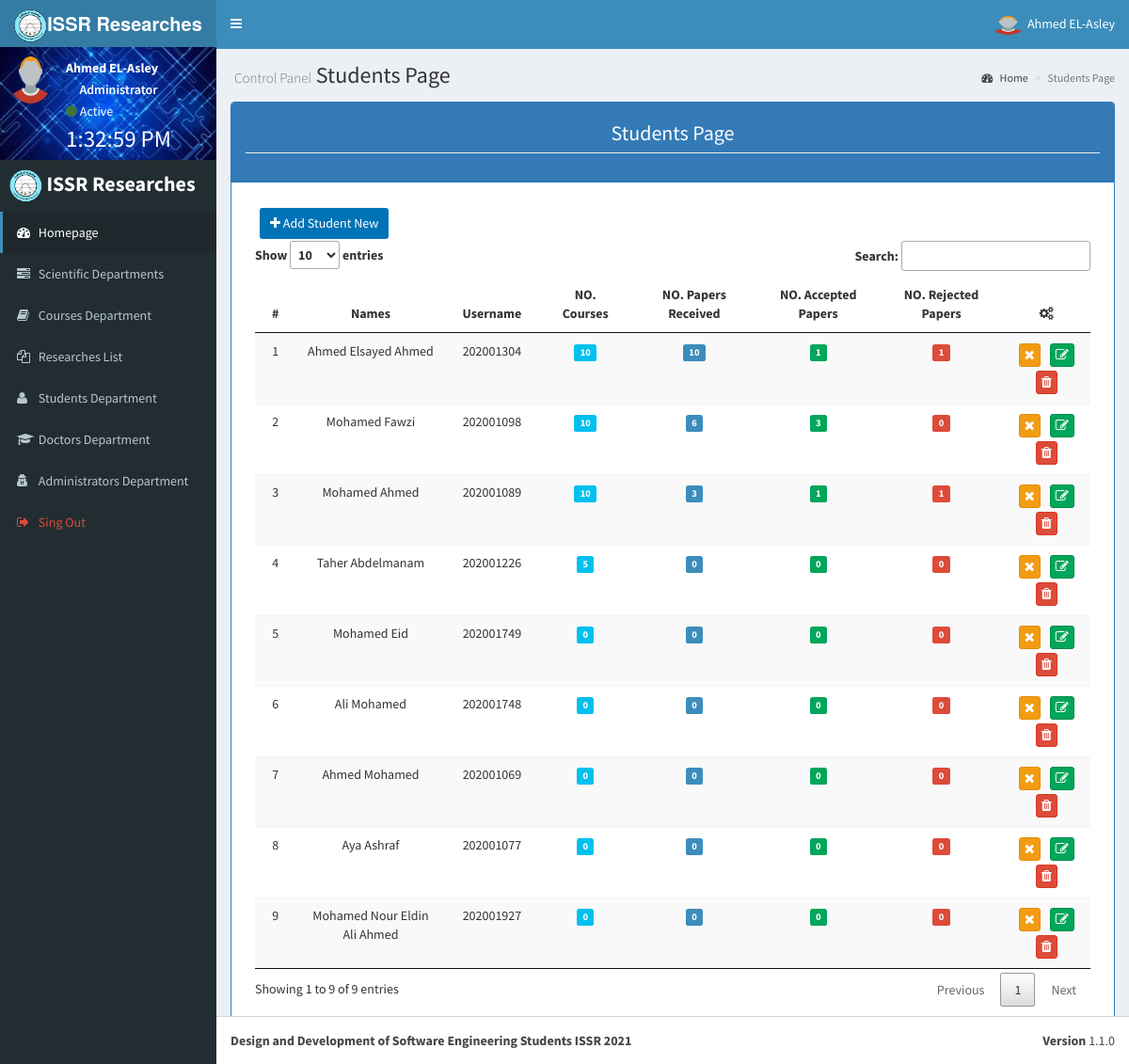
The page /en/users.php?do=All_Students (signed in) on the database its author committed.
### tables this page shows
CREATE TABLE `issr_users` (
  `id` int(11) NOT NULL,
  `username` varchar(255) DEFAULT NULL,
  `email` varchar(255) DEFAULT NULL,
  `national_id` varchar(255) DEFAULT NULL,
  `password` varchar(255) DEFAULT NULL,
  `name` varchar(255) DEFAULT NULL,
  `phone` varchar(255) DEFAULT NULL,
  `address` varchar(255) DEFAULT NULL,
  `job` varchar(255) DEFAULT NULL,
  `department` int(11) NOT NULL DEFAULT 0,
  `notes` text DEFAULT NULL,
  `date` date NOT NULL DEFAULT current_timestamp(),
  `department_type` tinyint(1) NOT NULL DEFAULT 0,
  `admin` tinyint(1) NOT NULL DEFAULT 0,
  `created_time` timestamp NOT NULL DEFAULT current_timestamp(),
  `updated_time` datetime NOT NULL DEFAULT '1970-01-01 00:00:00' ON UPDATE current_timestamp()
);

### en/includes/functions/all.php (the view, shortened to what this page needs)
<?php
	function getTable($condition, $case, $nameHeader, $title, $path, $link, $field, $table, $innerJoin, $where, $and, $orderfield, $ordering) {
		$value = getAll("$field","$table","$innerJoin","$where","$and","$orderfield","$ordering");
			getHeader($nameHeader);
			?>
			<section class="content">
				<div class="row">
					<div class="col-lg-12">
						<div class="panel panel-primary">
							<div class="panel-heading">
								<h3 class="panel-title page-header text-center"><?php echo $title ?> </h3>
							</div>
							<div class="panel-body">
								<div class="box-body ">
									<div class="table-responsive">
										<table id="myTable" class="table table-striped text-center" >
											<?php if ($condition == "persons") { ?>
												<?php if ($case == "all_persons") { ?>
												<?php } elseif ($case == "all_students") {?>
													<?php button("users.php?do=Add_Student", " btn-sm bg-blue", "Add", "plus", "", "Add Student New"); ?>
													<thead>
														<tr>
															<th>#</th>
															<th>Names</th>
															<th>Username</th>
															<th>NO. Courses</th>
															<th>NO. Papers Received</th>
															<th>NO. Accepted Papers</th>
															<th>NO. Rejected Papers</th>
															<th><i class="fa fa-gears"></i></th>
														</tr>
													</thead>
													<tbody>
													<?php
														$serial=0;
														foreach($value as $key) {
															$student_Id = $key['id'] ;
															$count_Courses = countItems("issr_subjects_students_registration.id", "issr_subjects_students_registration", "", "WHERE issr_subjects_students_registration.student = $student_Id", "");
															$papers_Registered = countItems("issr_upload_researches.id", "issr_upload_researches", "", "WHERE issr_upload_researches.student = $student_Id", "");
															$accepted_Papers = countItems("issr_upload_researches.id", "issr_upload_researches", "", "WHERE issr_upload_researches.student = $student_Id", "AND issr_upload_researches.status = 1");
															$rejected_Papers = countItems("issr_upload_researches.id", "issr_upload_researches", "", "WHERE issr_upload_researches.student = $student_Id", "AND issr_upload_researches.status = 2");
															$serial +=1;
															echo "<tr>";
																echo "<td>" . $serial . "</td>";
																echo "<td>" . $key["name"] . "</td>";
																echo "<td>" . $key["username"] . "</td>";
																echo "<td><span class='label label-info'>" . $count_Courses . "</span></td>";
																echo "<td><span class='label label-primary'>" . $papers_Registered . "</span></td>";
																echo "<td><span class='label label-success'>" . $accepted_Papers . "</span></td>";
																echo "<td><span class='label label-danger'>" . $rejected_Papers . "</span></td>";
																echo "<td>";
																	if ($key["admin"] == 0 ) {
																		button("users.php?do=Admin_User&id=" . $student_Id . "", "btn-primary btn-xs", "Active User", "check", "");
																	} elseif ($key["admin"] == 1 ) {
																		button("users.php?do=NO_Admin_User&id=" . $student_Id . "", "btn-warning btn-xs", "Not Avtive User", "close", "");
																	}
																echo "</td>";
															echo "</tr>";
														}
													?>
													</tbody>
												<?php } ?>
											<?php } ?>
										</table>
									</div>
								</div>
							</div>
						</div>
					</div>
				</div>
			</section>
		<?php
	}

### en/includes/templates/navbar.php (shortened to what this page needs)
<?php
  $getUser = $con->prepare("SELECT * FROM issr_users WHERE username = ? ");
  $getUser->execute(array($_SESSION['username']));
  $user = $getUser->fetch();
?>
  <body class="hold-transition skin-blue sidebar-mini" id="body">
    <div class="wrapper">
      <header class="main-header">
        <a href="dashboard.php" class="logo">
          <span class="logo-lg"><img class="img-circle" src="<?php echo $img.'/Background.png' ?>" alt = ""  style="width:35px;height:35px;"/><b>ISSR Researches</b></span>
        </a>
        <nav class="navbar navbar-static-top" role="navigation">
          <a href="" class="sidebar-toggle" data-toggle="offcanvas" role="button">
          </a>
          <div class="navbar-custom-menu" >
            <ul class="nav navbar-nav">
              <li class="dropdown user user-menu">
                <a class="dropdown-toggle" data-toggle="dropdown">
                  <?php
                    if (empty($user['picture'])) {
                      echo '<img class="img-circle" src="'. $img.'/person.png"alt = ""  style="width:35px;height:20px;"/>';
                      } else {
                        echo '<img  class="img-circle" src="uploads/users/' . $user['picture'] . '"alt = "" style="width:35px;height:20px;"/>';
                      }
                  ?>
                  <span class=""><?php echo $user['name'] ?></span>
                </a>
              </li>
            </ul>
          </div>
        </nav>
      </header>
      <aside class="main-sidebar" >
        <section class="sidebar">
          <div class="user-panel" style="background: url('<?php if (empty($user['background']) ){ echo "$img/Background_users.jpg"; }else{ echo "uploads//Background//" . $user['background']; } ?>') center center;">
            <div class="pull-left image" style="margin-bottom:50px;">
              <?php
                    if (empty($user['picture'])) {
                      echo '<img class="img-circle" src="'. $img.'/person.png"alt = ""  style="width:50px;height:50px;"/>';
                      } else {
                        echo '<img  class="img-circle" src="uploads/users/' . $user['picture'] . '"alt = "" style="width:50px;height:50px;"/>';
                      }
                  ?>
            </div>
            <div class="pull-right info">
              <p><b><?php echo $user['name'] ?></b></p>
              <p class="text-center"><?php if ($user['department_type'] == 0 ) { echo "Administrator"; } elseif ($user['department_type']==1){ echo "Doctor" ;} elseif ($user['department_type']==2){ echo "Student" ;} ?></p>
              <i class="fa fa-circle text-success"></i> Active
              <div class="clock" id="clock"> </div>
            </div>
          </div>
          <ul class="sidebar-menu" >
            <div style="margin:10px;color:#FFF;font-size:22px;">
              <img class="img-circle" src="<?php echo $img.'/Background.png' ?>" alt = ""  style="width:35px;height:35px;"/><b> ISSR Researches</b>
            </div>
            <?php
              menu("active", "dashboard.php", "dashboard", "", "Homepage");
              if ( $user['department_type'] == 0 ) {
                menu("", "departments.php", "tasks", "", "Scientific Departments");
                menu("", "subjects.php", "book", "", "Courses Department");
                menu("", "researches.php", "files-o", "", "Researches List");
                menu("", "users.php?do=All_Students", "user", "", "Students Department");
                menu("", "users.php?do=All_Doctors", "graduation-cap", "", "Doctors Department");
                menu("", "users.php?do=All_Administrators", "user-secret", "", "Administrators Department");
              }
            ?>
          </ul>
        </section>
      </aside>
      <div class="content-wrapper">

### en/includes/functions/basics.php (shortened to what this page needs)
<?php
	function getAll($field, $table, $innerJoin, $where, $and, $orderfield, $ordering) {
		global $con;
		$getAll = $con->prepare("SELECT $field FROM $table $innerJoin $where $and ORDER BY $orderfield $ordering");
		$getAll->execute();
		$all = $getAll->fetchAll();
		return $all;
	}
	function countItems($field, $table, $innerJoin, $where, $and) {
		global $con;
		$statement1 = $con->prepare("SELECT COUNT($field) FROM $table $innerJoin $where $and");
		$statement1->execute();
		$count1 = $statement1->fetchColumn();
		return $count1;
	}
	function menu($class, $link, $icon, $color, $name){
		echo '<li class="'. $class . '">
				<a href="'. $link .'"> <i class="fa fa-'. $icon .' text-'. $color .'"></i> <span class=" text-'.$color .'">'. $name .'</span></a>
			</li>';
	}
	function getHeader($name) {
		?>
			<section class="content-header">
				<h1><small>Control Panel</small> <?php echo $name ?></h1>
				<ol class="breadcrumb">
					<li><a href="dashboard.php" ><i class="fa fa-dashboard"></i> Home</a></li>
					<li class="active"><?php echo $name ?></li>
				</ol>
			</section>
		<?php
	}
		?>
		<?php
	function button($link, $class, $title, $icon, $color, $value = NULL) {
		echo '<a href="' . $link .'" style="margin:2px 5px;font-size:14px;" class="btn confirm ' . $class .'" role="button" title="' . $title .'"><i class="fa fa-' . $icon . " " . $color .'"></i> ' . $value . '</a>';
	}
		?>

### en/layout/css/style.css (style rules this page uses)
.clock { margin-top : 10px; color: #fff; font-size: 25px; border-radius: 1px; }

### rows shown on the page
issr_users: name "Ahmed EL-Asley"
issr_users: name "Ahmed Elsayed Ahmed", username "202001304", count_Courses "10", papers_Registered "10", accepted_Papers "1", rejected_Papers "1"
issr_users: name "Mohamed Fawzi", username "202001098", id "10", papers_Registered "6", accepted_Papers "3", rejected_Papers "0"
issr_users: name "Mohamed Ahmed", username "202001089", count_Courses "10", papers_Registered "3", accepted_Papers "1", rejected_Papers "1"
issr_users: name "Taher Abdelmanam", username "202001226", count_Courses "5", papers_Registered "0", accepted_Papers "0", rejected_Papers "0"
issr_users: name "Mohamed Eid", username "202001749", count_Courses "0", papers_Registered "0", accepted_Papers "0", rejected_Papers "0"
issr_users: name "Ali Mohamed", username "202001748", count_Courses "0", papers_Registered "0", accepted_Papers "0", rejected_Papers "0"
issr_users: name "Ahmed Mohamed", username "202001069", count_Courses "0", papers_Registered "0", accepted_Papers "0", rejected_Papers "0"
issr_users: name "Aya Ashraf", username "202001077", count_Courses "0", papers_Registered "0", accepted_Papers "0", rejected_Papers "0"
issr_users: name "Mohamed Nour Eldin Ali Ahmed", username "202001927", count_Courses "0", papers_Registered "0", accepted_Papers "0", rejected_Papers "0"

### other values the page prints
$name "Homepage Scientific Departments Courses Department Researches List Students Department Doctors Department Administrators Department Sing Out"
$name "Students Page"
$title "Students Page"
$value "Add Student New"
